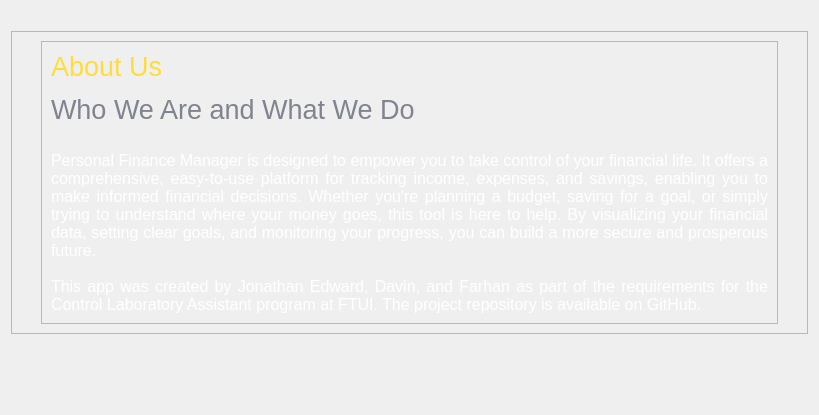
         <widget class="QWidget" name="about">
          <layout class="QVBoxLayout" name="verticalLayout_6">
           <item>
            <spacer name="verticalSpacer">
             <property name="orientation">
              <enum>Qt::Vertical</enum>
             </property>
             <property name="sizeType">
              <enum>QSizePolicy::Minimum</enum>
             </property>
             <property name="sizeHint" stdset="0">
              <size>
               <width>20</width>
               <height>20</height>
              </size>
             </property>
            </spacer>
           </item>
           <item>
            <widget class="QFrame" name="frame_4">
             <property name="frameShape">
              <enum>QFrame::StyledPanel</enum>
             </property>
             <property name="frameShadow">
              <enum>QFrame::Raised</enum>
             </property>
             <layout class="QHBoxLayout" name="horizontalLayout_5">
              <item>
               <spacer name="horizontalSpacer_3">
                <property name="orientation">
                 <enum>Qt::Horizontal</enum>
                </property>
                <property name="sizeType">
                 <enum>QSizePolicy::Minimum</enum>
                </property>
                <property name="sizeHint" stdset="0">
                 <size>
                  <width>20</width>
                  <height>20</height>
                 </size>
                </property>
               </spacer>
              </item>
              <item>
               <widget class="QFrame" name="frame_6">
                <property name="frameShape">
                 <enum>QFrame::StyledPanel</enum>
                </property>
                <property name="frameShadow">
                 <enum>QFrame::Raised</enum>
                </property>
                <layout class="QVBoxLayout" name="verticalLayout_7">
                 <item>
                  <widget class="QLabel" name="label_2">
                   <property name="font">
                    <font>
                     <family>Arial</family>
                     <pointsize>20</pointsize>
                    </font>
                   </property>
                   <property name="styleSheet">
                    <string notr="true">color: #808390</string>
                   </property>
                   <property name="text">
                    <string>&lt;html&gt;&lt;head/&gt;&lt;body&gt;&lt;p&gt;&lt;span style=&quot; color:#fedd3b;&quot;&gt;About Us&lt;/span&gt;&lt;/p&gt;&lt;p&gt;Who We Are and What We Do&lt;/p&gt;&lt;/body&gt;&lt;/html&gt;</string>
                   </property>
                   <property name="alignment">
                    <set>Qt::AlignBottom|Qt::AlignLeading|Qt::AlignLeft</set>
                   </property>
                   <property name="margin">
                    <number>0</number>
                   </property>
                  </widget>
                 </item>
                 <item>
                  <spacer name="verticalSpacer_3">
                   <property name="orientation">
                    <enum>Qt::Vertical</enum>
                   </property>
                   <property name="sizeType">
                    <enum>QSizePolicy::Minimum</enum>
                   </property>
                   <property name="sizeHint" stdset="0">
                    <size>
                     <width>20</width>
                     <height>20</height>
                    </size>
                   </property>
                  </spacer>
                 </item>
                 <item>
                  <widget class="QLabel" name="label_7">
                   <property name="font">
                    <font>
                     <family>Arial</family>
                     <pointsize>12</pointsize>
                    </font>
                   </property>
                   <property name="styleSheet">
                    <string notr="true">color: rgb(255, 255, 255);</string>
                   </property>
                   <property name="text">
                    <string>Personal Finance Manager is designed to empower you to take control of your financial life. It offers a comprehensive, easy-to-use platform for tracking income, expenses, and savings, enabling you to make informed financial decisions. Whether you're planning a budget, saving for a goal, or simply trying to understand where your money goes, this tool is here to help. By visualizing your financial data, setting clear goals, and monitoring your progress, you can build a more secure and prosperous future.

This app was created by Jonathan Edward, Davin, and Farhan as part of the requirements for the Control Laboratory Assistant program at FTUI. The project repository is available on GitHub.</string>
                   </property>
                   <property name="alignment">
                    <set>Qt::AlignJustify|Qt::AlignTop</set>
                   </property>
                   <property name="wordWrap">
                    <bool>true</bool>
                   </property>
                   <property name="margin">
                    <number>0</number>
                   </property>
                   <property name="indent">
                    <number>-1</number>
                   </property>
                  </widget>
                 </item>
                </layout>
               </widget>
              </item>
              <item>
               <spacer name="horizontalSpacer_4">
                <property name="orientation">
                 <enum>Qt::Horizontal</enum>
                </property>
                <property name="sizeType">
                 <enum>QSizePolicy::Minimum</enum>
                </property>
                <property name="sizeHint" stdset="0">
                 <size>
                  <width>20</width>
                  <height>20</height>
                 </size>
                </property>
               </spacer>
              </item>
             </layout>
            </widget>
           </item>
           <item>
            <spacer name="verticalSpacer_6">
             <property name="orientation">
              <enum>Qt::Vertical</enum>
             </property>
             <property name="sizeType">
              <enum>QSizePolicy::Fixed</enum>
             </property>
             <property name="sizeHint" stdset="0">
              <size>
               <width>20</width>
               <height>50</height>
              </size>
             </property>
            </spacer>
           </item>
           <item>
            <spacer name="verticalSpacer_2">
             <property name="orientation">
              <enum>Qt::Vertical</enum>
             </property>
             <property name="sizeType">
              <enum>QSizePolicy::Minimum</enum>
             </property>
             <property name="sizeHint" stdset="0">
              <size>
               <width>20</width>
               <height>20</height>
              </size>
             </property>
            </spacer>
           </item>
          </layout>
         </widget>
